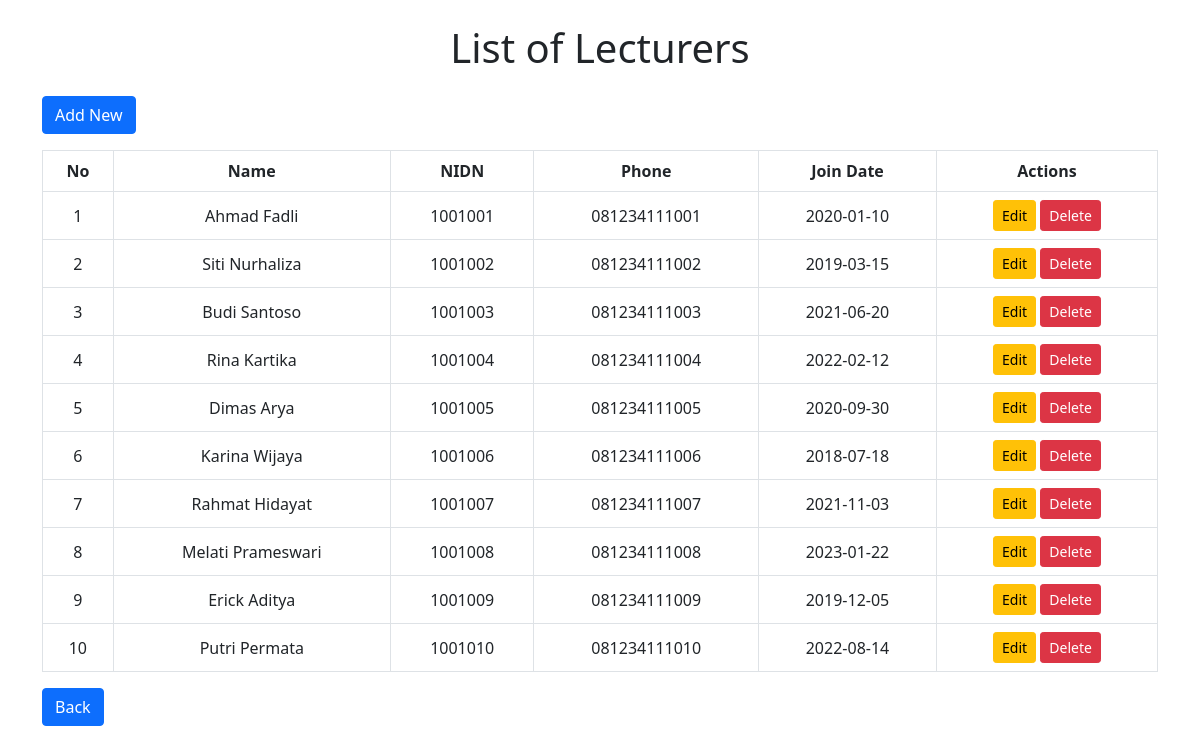
The app's page /tp_mvc25/lecturer.php with its own data.
### tables this page shows
CREATE TABLE `lecturers` (
  `id` int(11) NOT NULL,
  `name` varchar(255) NOT NULL,
  `nidn` varchar(20) NOT NULL,
  `phone` varchar(15) NOT NULL,
  `join_date` date NOT NULL
);

### tp_mvc25/controllers/LecturerController.php (called while the page is built, shortened)
<?php
include_once("models/Lecturer.php");
include_once("views/LecturerView.php");
class LecturerController
{
    private $lecturer;
    function __construct()
    {
        $this->lecturer = new Lecturer(
            Connection::$db_host,
            Connection::$db_user,
            Connection::$db_pass,
            Connection::$db_name
        );
    }
    public function index()
    {
        $this->lecturer->open();
        $this->lecturer->getLecturer();
        $data = array();
        while ($row = $this->lecturer->getResult()) {
            $data[] = $row;
        }
        $view = new LecturerView();
        $view->render($data);
    }
}

### tp_mvc25/lecturer.php (called while the page is built, shortened)
<?php
include_once("controllers/LecturerController.php");
$lecturer = new LecturerController();
$lecturer->index();

### tp_mvc25/views/LecturerView.php (the view, shortened to what this page needs)
<?php
class LecturerView
{
    public function render($data)
    {
        $no = 1;
        $rows = "";
        foreach ($data as $row) {
            list($id, $name, $nidn, $phone, $join_date) = $row;
            $rows .= "
                <tr class='text-center align-middle'>
                    <td>{$no}</td>
                    <td>{$name}</td>
                    <td>{$nidn}</td>
                    <td>{$phone}</td>
                    <td>{$join_date}</td>
                    <td>
                        <a href='lecturer.php?edit={$id}' class='btn btn-warning btn-sm'>Edit</a>
                        <a href='lecturer.php?delete={$id}' class='btn btn-danger btn-sm' onclick='return confirm(\"Are you sure?\")'>Delete</a>
                    </td>
                </tr>
            ";
            $no++;
        }
    }
}

### records on screen
lecturers: name "Ahmad Fadli", nidn "1001001", phone "081234111001", join_date "2020-01-10"
lecturers: name "Siti Nurhaliza", nidn "1001002", phone "081234111002", join_date "2019-03-15"
lecturers: name "Budi Santoso", nidn "1001003", phone "081234111003", join_date "2021-06-20"
lecturers: name "Rina Kartika", nidn "1001004", phone "081234111004", join_date "2022-02-12"
lecturers: name "Dimas Arya", nidn "1001005", phone "081234111005", join_date "2020-09-30"
lecturers: name "Karina Wijaya", nidn "1001006", phone "081234111006", join_date "2018-07-18"
lecturers: name "Rahmat Hidayat", nidn "1001007", phone "081234111007", join_date "2021-11-03"
lecturers: name "Melati Prameswari", nidn "1001008", phone "081234111008", join_date "2023-01-22"
lecturers: name "Erick Aditya", nidn "1001009", phone "081234111009", join_date "2019-12-05"
lecturers: name "Putri Permata", nidn "1001010", phone "081234111010", join_date "2022-08-14"

### other values on screen
$this->content "List of Lecturers Add New No Name NIDN Phone Join Date Actions Back"
